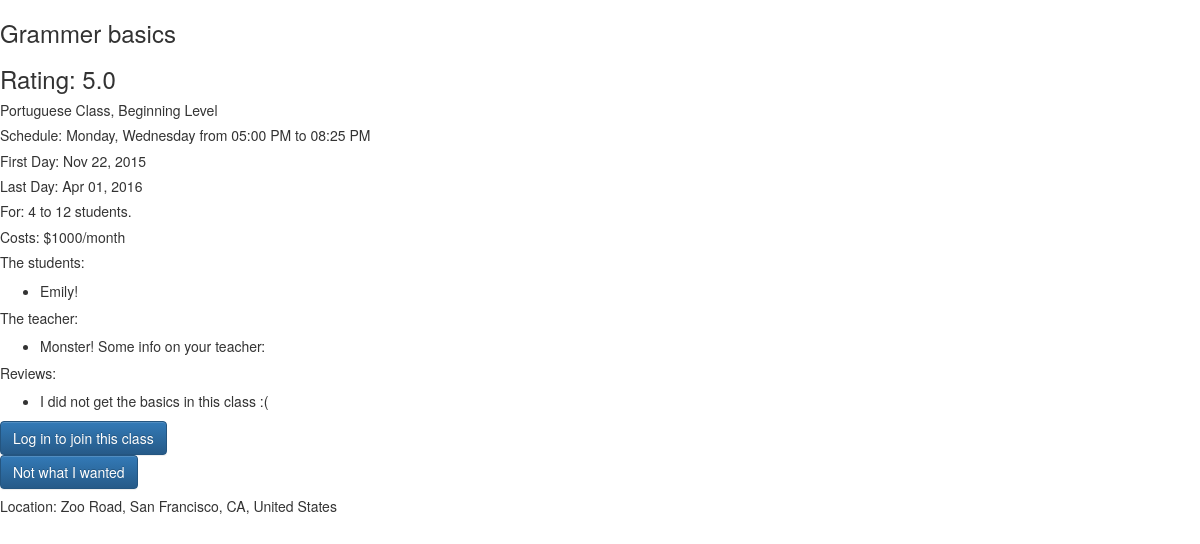
Page /class-info/2 on the committed database.
### model.py (models this page shows, shortened)
class Classroom(db.Model):
    __tablename__ = "classes"
    class_id = db.Column(db.Integer, autoincrement=True, primary_key=True)
    class_name = db.Column(db.String(35), nullable=False)
    language = db.Column(db.String(40), nullable=False)
    level = db.Column(db.String, nullable=False)
    cost = db.Column(db.Integer, nullable=True)
    per_time = db.Column(db.String, nullable=False)
    base_price = db.Column(db.Float)
    min_students = db.Column(db.Integer, nullable=False)
    max_students = db.Column(db.Integer, nullable=False)
    address = db.Column(db.String, nullable=True)
    class_days = db.Column(db.String, nullable=False)
    start_date = db.Column(db.DateTime, nullable=False)
    end_date = db.Column(db.DateTime, nullable=True)
    start_time = db.Column(db.DateTime, nullable=False)
    end_time = db.Column(db.DateTime, nullable=False)
    rating = db.Column(db.Integer, nullable=True)
    rating_count = db.Column(db.Integer)
    create_date = db.Column(db.DateTime)
    c_count = db.Column(db.Integer)
    hide_reviews = db.Column(db.Boolean, default=0)

class User(db.Model):
    __tablename__ = "users"
    user_id = db.Column(db.Integer, primary_key=True, autoincrement=True)
    username = db.Column(db.String(40), nullable=False)
    email = db.Column(db.String(100), nullable=False)
    password = db.Column(db.String(30), nullable=False)
    fname = db.Column(db.String(60))
    lname = db.Column(db.String(100))
    is_teacher = db.Column(db.Boolean, nullable=False)
    image = db.Column(db.String(150))
    bio = db.Column(db.String(300))

class Review(db.Model):
    __tablename__ = "reviews"
    review_id = db.Column(db.Integer, primary_key=True, autoincrement=True)
    user_id = db.Column(db.Integer, db.ForeignKey('users.user_id'), nullable=True)
    class_id = db.Column(db.Integer, db.ForeignKey('classes.class_id'), nullable=True)
    review = db.Column(db.String, nullable=True)
    user_connect = db.relationship('User', backref=db.backref('reviews'))
    class_connect = db.relationship('Classroom', backref=db.backref('reviews'))
    def __repr__(self):
        return "<Relationship review={} class_id={}>".format(self.review, self.class_id)

### server.py (the view, shortened to what this page needs)
@app.route('/class-info/<int:url_id>')
def class_info(url_id):
    returned_classes = db.session.query(Classroom).filter(Classroom.class_id==url_id).first()
    all_class = db.session.query(User).join(ClassUser).filter(ClassUser.class_id==url_id).all()
    address=returned_classes.address
    day_join = str(returned_classes.class_days)
    day_join = re.sub('&',', ', day_join)
    days_split = re.sub('days=', '', day_join)
    print "DAYS_SPLIT: ", days_split
    starttime = returned_classes.start_time.strftime("%I:%M %p")
    endtime = returned_classes.end_time.strftime("%I:%M %p")
    startdate = returned_classes.start_date.strftime("%b %d, %Y")
    enddate = returned_classes.end_date.strftime("%b %d, %Y")
    rate_format = returned_classes.rating
    rate_format = "%.1f" % rate_format
    reviews = db.session.query(Review).filter(Review.class_id==url_id).all()
    for review in reviews:
        if len(review.review) > 10:
            print review
    return render_template("class-info.html", returned_classes=returned_classes, url_id=url_id, all_class=all_class,
                                                logged_in=None, starttime=starttime, endtime=endtime, startdate=startdate,
                                                enddate=enddate, days_split=days_split, rate_format=rate_format,
                                                reviews=reviews)

### templates/class-info.html (shortened to what this page needs)
{% extends 'base.html' %}
{% block head %}
  <link rel="stylesheet" type="text/css" src="static/map.css">
{% endblock %}
{% block body %}
  <div>
    <h3>{{ returned_classes.class_name }}</h3>
  </div>
  <div>
    <h3>Rating: {{ rate_format }}</h3>
  </div>
  <div>
    <h5 id="class-info">{{ returned_classes.language }} Class, {{ returned_classes.level }} Level</h5>
  </div>
  <div>
    <h5>Schedule: {{ days_split }} from {{ starttime }} to {{ endtime }}</h5>
  </div>
  <div>
    <h5>First Day: {{ startdate }}</h5>
      {% if returned_classes.end_date == "" %}
      <h5>This class is ongoing</h5>
      {% else %}
      <h5>Last Day: {{ enddate }}</h5>
      {% endif %}
  </div>
  <div>
    <h5>For: {{ returned_classes.min_students }} to {{ returned_classes.max_students }} students.</h5>
  </div>
  <div>
    {% if returned_classes.cost == 0 %}
    <h5>Costs: Free!</h5>
    {% else %}
    <h5>Costs: ${{ returned_classes.cost }}/{{ returned_classes.per_time }}</h5>
    {% endif %}
  </div>
  <div>
    <h5>The students:</h5>
      <ul>
        {% for stu in all_class %}
        {% if stu.is_teacher == 0 %}
        <li>{{ stu.username }}</li>
      {% endif %}
      {% endfor %}
      </ul>
    <h5>The teacher:</h5>
      <ul>
        {% for stu in all_class %}
        {% if stu.is_teacher == 1 %}
        <li>{{ stu.username }} Some info on your teacher: {{ stu.bio }}</li>
        {% endif %}
        {% endfor %}
        </ul>
  </div>
  <div id="class-reviews">
      <h5>Reviews:</h5>
        <ul>
          {% for review in reviews %}
          <li>{{ review.review }}</li>
          {% endfor %}
        </ul>
  </div>
  <div>
    {% if logged_in %}
    {% if returned_classes.c_count - returned_classes.max_students == 0  %}
    <h5>Sorry, this class is full</h5>
    {% else %}
    <form action="/join-class" method="POST" id="join">
      <input type="hidden" name="id-class" id="id-class" value={{ returned_classes.class_id }}>
      <button type="submit" class="btn btn-primary" name="join-it" id="join-it">Join</button>
    </form>
    {% endif %}
    {% else %}
    <form action="/login-visitor" method="GET" id="login">
      <button type="submit" class="btn btn-primary" name="login-visitor">Log in to join this class</button>
    </form>
    {% endif %}
      <a href="/search"><button class="btn btn-primary" name="return-search" id="return-search">Not what I wanted</button></a>
  </div>
  <div>
    <h5>Location: {{ returned_classes.address }} </h5>
  </div>
  <div id="map" style="width: 400px; height: 400px"></div>
{% endblock %}

### templates/base.html (shortened to what this page needs)
<!doctype html>
<html>
<head>
  <link href="https://maxcdn.bootstrapcdn.com/bootstrap/3.3.4/css/bootstrap.min.css" rel="stylesheet">
  <link href="/static/project.css" rel="stylesheet">
  <link rel="stylesheet" href="https://maxcdn.bootstrapcdn.com/bootstrap/3.3.5/css/bootstrap.min.css">
  <link rel="stylesheet" href="https://maxcdn.bootstrapcdn.com/bootstrap/3.3.5/css/bootstrap-theme.min.css">
  {% block head %}
  {% endblock %}
</head>
<body>
  {% block body %}
  {% endblock %}
  </body>
</html>

### static/project.css (style rules this page uses)
#map { height: 50%; width: 50%; }

### rows in the picture
Classroom: class_name "Grammer basics", language "Portuguese", level "Beginning", start_date "Nov 22, 2015", end_date "Apr 01, 2016", min_students "4", max_students "12", cost "1000", per_time "month", address "Zoo Road, San Francisco, CA, United States"
User: username "Emily!"
User: username "Monster!"
Review: review "I did not get the basics in this class :("

### other values in the picture
{{ rate_format }} "5.0"
{{ days_split }} "Monday, Wednesday"
{{ starttime }} "05:00 PM"
{{ endtime }} "08:25 PM"
